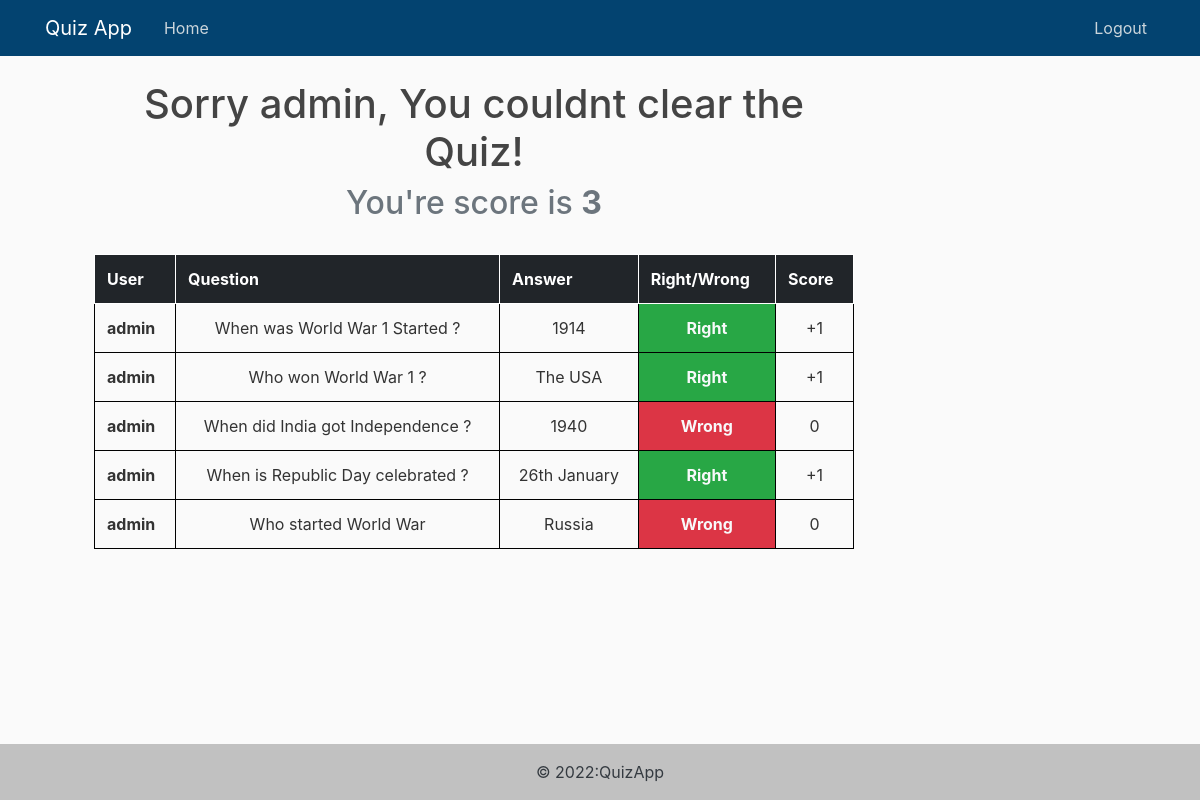
The app's page /score/8defc766f24444d39932ea27585b52e0/ (signed in) with its own data.
### quiz/models.py (models this page shows, shortened)
class UserRecord(models.Model):
    User=models.ForeignKey(User, on_delete=models.CASCADE)
    question=models.ForeignKey(Question, on_delete=models.CASCADE)
    answer_choosen=models.ForeignKey(Answer, on_delete=models.CASCADE)
    topic=models.ForeignKey(Topic, on_delete=models.CASCADE)

class Question(models.Model):
    id = models.UUIDField(
         primary_key = True,
         default = uuid.uuid4,
         editable = False)
    text = models.CharField(max_length=200)
    topic = models.ForeignKey(Topic, on_delete=models.CASCADE)
    def __str__(self):
        return self.text

class Answer(models.Model):
    id = models.UUIDField(
         primary_key = True,
         default = uuid.uuid4,
         editable = False)
    text= models.CharField(max_length=100)
    is_correct=models.BooleanField(default=False)
    question=models.ForeignKey(Question, on_delete=models.CASCADE)
    def __str__(self):
        return f"{self.text}"

### quiz/views.py (the view)
# urls.py: path('score/<t_id>/', ScoreListView.as_view(), name='score'),
class ScoreListView(ListView):
    model=UserRecord
    template_name="quiz/quizend.html"
    context_object_name="scores"
    def get_queryset(self):
        topic_id=self.kwargs.get('t_id')
        userrecord=UserRecord.objects.filter(User=self.request.user).filter(topic=topic_id)
        return userrecord
    def get_context_data(self, **kwargs):
        context = super().get_context_data(**kwargs)
        topic_id=self.kwargs.get('t_id')
        Userrecord=UserRecord.objects.filter(User=self.request.user).filter(topic=topic_id)
        total_score=0
        for score in Userrecord:
            if score.answer_choosen.is_correct:
                total_score= total_score+1
        self.request.session['score']=total_score
        context['score']=self.request.session['score']
        return context

### quiz/templates/quiz/quizend.html (shortened to what this page needs)
{% extends "quiz/base.html" %}
{% load static %}
{% block content %}
<div class="container" style="margin-left:10%;text-align: center;">
    {% if score <= 3 %}
        <h1>Sorry {% for score in scores|slice:":1" %}{{score.User}}{% endfor %}, You couldnt clear the Quiz!</h1>
        <h2 class="text-muted">You're score is <b>{{score}}</b></h2>
    {% else %}
        <h1>Congratulations {% for score in scores|slice:":1" %}{{score.User}}{% endfor %}, You have successfully clear the Quiz!</h1>
        <h2 class="text-muted">You're score is <b>{{score}}</b></h2>
    {% endif %}
</div><br />
    <div class="container" style="margin-left:10%">
        <table class="table table-hover" style="border: 1px solid black;">
            <thead class="thead-dark" >
                <th style="border: 1px solid white">User</th>
                <th style="border: 1px solid white">Question</th>
                <th style="border: 1px solid white">Answer</th>
                <th style="border: 1px solid white">Right/Wrong</th>
                <th style="border: 1px solid white">Score</th>
            </thead>
            {% for score in scores %}
                <tr style="border: 1px solid black">
                    <th style="border: 1px solid black">{{score.User}}</th>
                    <td style="border: 1px solid black">{{score.question}}</td>
                    <td style="border: 1px solid black">{{score.answer_choosen}}</td>
                    {% if score.answer_choosen.is_correct %}
                        <td style="border: 1px solid black" id="validate1" class="bg-success text-light"><b>Right</b></td>
                    {% else %}
                        <td style="border: 1px solid black" id="validate2"c class="bg-danger text-light"><b>Wrong</b></td>
                    {% endif %}
                    <td style="border: 1px solid black">{% if score.answer_choosen.is_correct %}
                            +1
                        {% else %}
                            0
                        {% endif %}
                    </td>
                </tr>
            {% endfor %}
        </table>
    </div><br /><br />
{% endblock content %}

### quiz/templates/quiz/base.html (shortened to what this page needs)
{% load static %}
<!DOCTYPE html>
<html lang="en">
<head>
  <link rel="stylesheet" href="https://cdn.jsdelivr.net/npm/bootstrap@4.0.0/dist/css/bootstrap.min.css">
  <link rel="stylesheet" type="text/css" href="{% static 'quiz/main.css' %}">
</head>
<body>
  <header class="site-header">
    <nav class="navbar navbar-expand-md navbar-dark bg-steel fixed-top">
      <div class="container">
        <a class="navbar-brand mr-4" href="#">Quiz App</a>
        <div class="collapse navbar-collapse" id="navbarToggle">
          <div class="navbar-nav mr-auto">
            <a class="nav-item nav-link" href="{% url 'topic' %}">Home</a>
          </div>
          <div class="collapse navbar-collapse justify-content-end" id="navbarCollapse">
            <ul class="navbar-nav">
              <li class="nav-item">
                <a class="nav-link" href="{% url 'logout' %}">Logout</a>
              </li>
            </ul>
          </div>
        </div>
      </div>
    </nav>
  </header>
  <div class="row">
    <div class="col-md-8">
      {% block content %}{% endblock %}
    </div>
  </div>
  <footer class="text-center text-white fixed-bottom" style="background-color: #f1f1f1;">
    <div class="text-center text-dark p-3" style="background-color: rgba(0, 0, 0, 0.2);">
      © 2022:QuizApp
    </div>
  </footer>
</body>
</html>

### quiz/static/quiz/main.css (style rules this page uses)
body { background: #fafafa; color: #333333; margin-top: 5rem; }
td { text-align:center; }
h1, h2, h3, h4, h5, h6 { color: #444444; }
ul { margin: 0; }
.bg-steel { background-color: #034370; }
.site-header .navbar-nav .nav-link { color: #cbd5db; }

### records on screen
UserRecord: User "admin", question "When was World War 1 Started ?", answer_choosen "1914", shows "Right", shows "+1"
UserRecord: User "admin", question "Who won World War 1 ?", answer_choosen "The USA", shows "Right", shows "+1"
UserRecord: User "admin", question "When did India got Independence ?", answer_choosen "1940", shows "Wrong"
UserRecord: User "admin", question "When is Republic Day celebrated ?", answer_choosen "26th January", shows "Right", shows "+1"
UserRecord: User "admin", question "Who started World War", answer_choosen "Russia", shows "Wrong", shows "0"

### other values on screen
{{ score }} "3"
